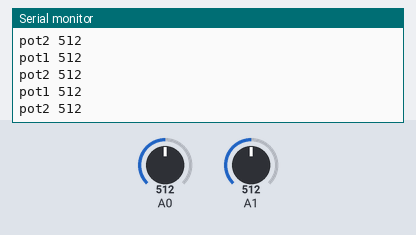
Recording of a sketch running on a simulated Arduino Uno, built with avr-gcc and run on an emulated ATmega328P. On the bench: the last lines printed to the serial monitor. The test bench sets the inputs (shaded band); at power-on: A0 = 512, A1 = 512.

Above: at 1.2 s.
1.3 s: A0 set to 987
At 2.4 s:
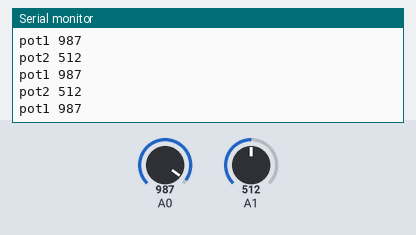
2.8 s: A0 set to 1013
At 3.4 s:
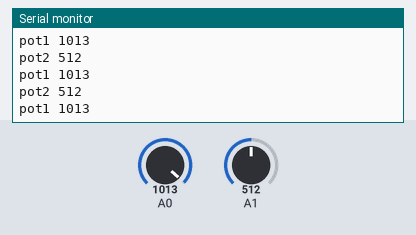
7.3 s: A1 set to 989
At 8.1 s:
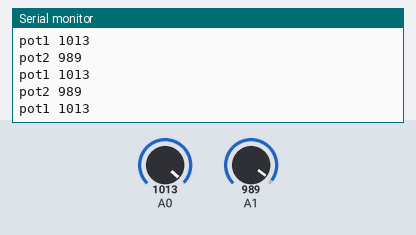
8.8 s: A1 set to 1008
At 9.6 s:
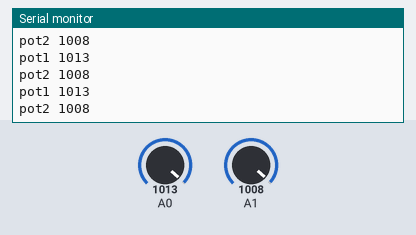
Timing chart, 0 to 11.3 s (numbered marks = the images above; inputs shaded):
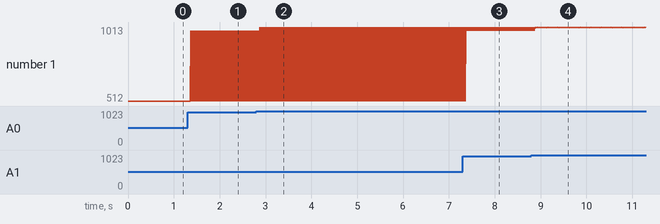

Measured:
- after the input at 1.3 s, the serial monitor: prints a new line after 0.07 s (image 1)
- after the input at 2.8 s, the serial monitor: prints a new line after 0.07 s (image 2)
- after the input at 7.3 s, the serial monitor: prints a new line after 0.08 s (image 3)
- after the input at 8.8 s, the serial monitor: prints a new line after 0.09 s (image 4)
- plotted number 1: 1013 → 1008 after the input at 8.8 s

The sketch:

ArdToMax.ino
```cpp
  /*
Send readings from LDRs straight through to Max


*/

void setup(){
  // create serial buffer
  Serial.begin(9600);
}

void loop(){
  // pot input
  int pot1 = analogRead(0);
  int pot2 = analogRead(1);

  // write values to serial buffer
  Serial.print("pot1 ");
  Serial.println(pot1);
  Serial.print("pot2 ");
  Serial.println(pot2);

}
```
